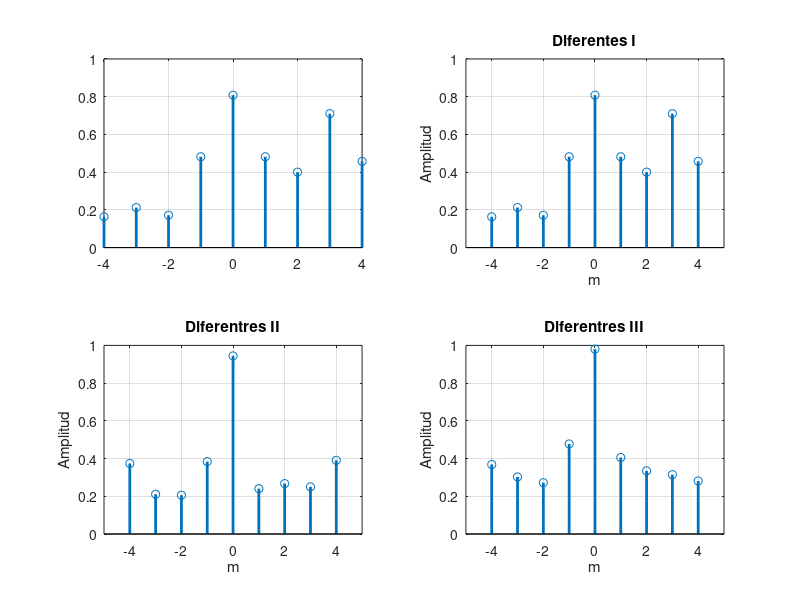

MATLAB code to generate this figure:
clc, clear
%Defina los arreglos de prueba
x=[4,2,1,3,7];
y=[8,9,2,4,5];
% Grafique los resultados
figure (1)
% haga una auto correlación normalizada
subplot (2,2,1)
x1=x;
y1=y;
[rnxy,m]=xcorr(x1,y1,'normalized');
stem(m,rnxy,'linewidth',2);grid on;


%Haga una correlación cruzada entre los vectores
subplot(2,2,2)
x2=x;
y2=y;
[rnxy,m]=xcorr(x2,y2,'normalized');
stem(m,rnxy,'linewidth',2);grid  on;
xlabel('m');ylabel('Amplitud');title('Diferentes I')
axis([-5,5,0,1]);
%Haga una correlación cruzada frente a un factor
subplot(2,2,3)
x3=x;
y3=x.*rand(1,length(x));
[rnxy,m]=xcorr(x3,y3,'normalized');
stem(m,rnxy,'linewidth',2);grid  on;
xlabel('m');ylabel('Amplitud');title('Diferentres II')
axis([-5,5,0,1]);
%Haga una correlación cruzada frente a un sumando
subplot(2,2,4)
x4=x;
y4=x+random('Normal',0,1,1,length(x));
[rnxy,m]=xcorr(x4,y4,'normalized');
stem(m,rnxy,'linewidth' ,2);grid  on;
xlabel('m');ylabel('Amplitud');title('Diferentres III')
axis([-5,5,0,1]);

